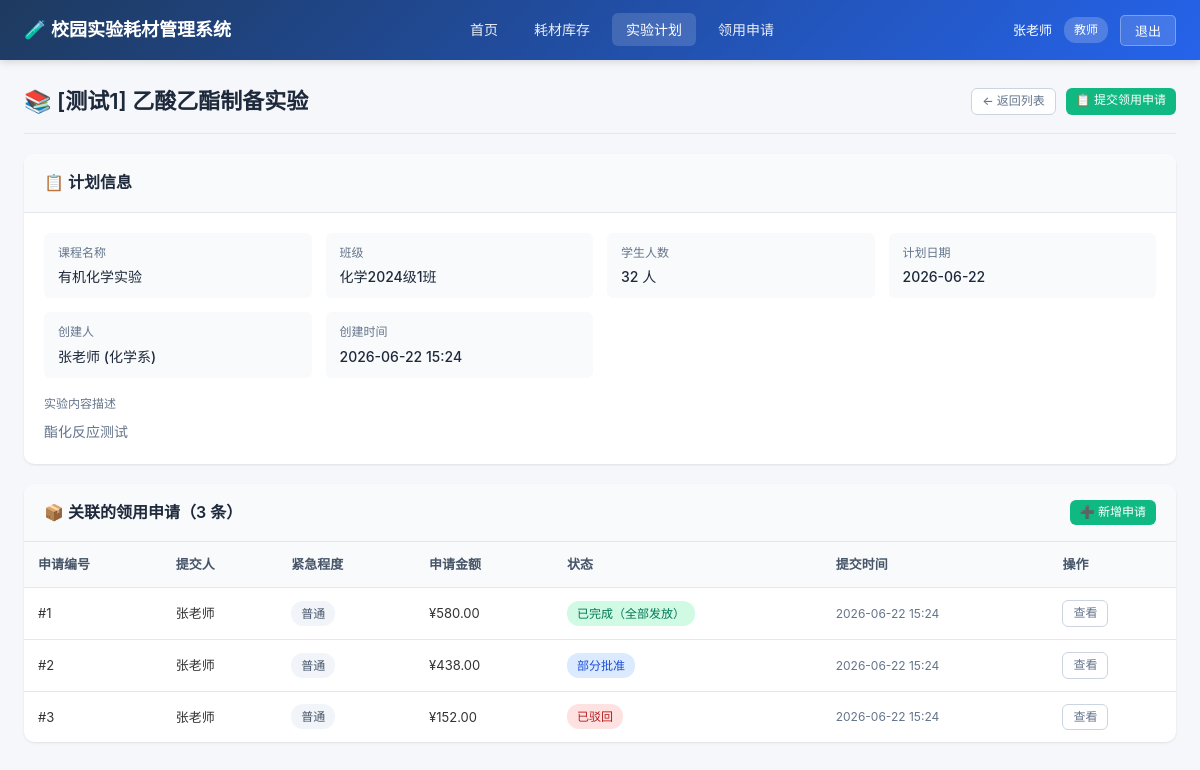
The page /plans/1 (signed in) on the database its author committed.
### models.py (models this page shows)
class User(Base):
    __tablename__ = "users"
    id = Column(Integer, primary_key=True, index=True)
    username = Column(String(50), unique=True, index=True, nullable=False)
    password = Column(String(100), nullable=False)
    full_name = Column(String(100), nullable=False)
    role = Column(String(20), nullable=False)  # teacher, keeper, director
    department = Column(String(100), default="")
    created_at = Column(DateTime, default=datetime.now)
    created_plans = relationship("ExperimentPlan", back_populates="creator")
    submitted_requests = relationship("SupplyRequest", back_populates="applicant")
    approvals = relationship("ApprovalRecord", back_populates="approver")

class ExperimentPlan(Base):
    __tablename__ = "experiment_plans"
    id = Column(Integer, primary_key=True, index=True)
    title = Column(String(200), nullable=False)
    course_name = Column(String(200), default="")
    class_name = Column(String(100), default="")
    student_count = Column(Integer, default=0)
    plan_date = Column(Date, nullable=False)
    description = Column(Text, default="")
    creator_id = Column(Integer, ForeignKey("users.id"), nullable=False)
    created_at = Column(DateTime, default=datetime.now)
    creator = relationship("User", back_populates="created_plans")
    requests = relationship("SupplyRequest", back_populates="plan")

class SupplyRequest(Base):
    __tablename__ = "supply_requests"
    id = Column(Integer, primary_key=True, index=True)
    plan_id = Column(Integer, ForeignKey("experiment_plans.id"), nullable=False)
    applicant_id = Column(Integer, ForeignKey("users.id"), nullable=False)
    status = Column(String(20), nullable=False, default="pending")
    urgency = Column(String(20), default="normal")  # normal, urgent, emergency
    total_amount = Column(Float, default=0.0)
    remark = Column(Text, default="")
    created_at = Column(DateTime, default=datetime.now)
    updated_at = Column(DateTime, default=datetime.now, onupdate=datetime.now)
    plan = relationship("ExperimentPlan", back_populates="requests")
    applicant = relationship("User", back_populates="submitted_requests")
    items = relationship("RequestItem", back_populates="request", cascade="all, delete-orphan")
    approvals = relationship("ApprovalRecord", back_populates="request", cascade="all, delete-orphan")
    issuances = relationship("SupplyIssuance", back_populates="request", cascade="all, delete-orphan")

### main.py (the view)
@app.get("/plans/{plan_id}", response_class=HTMLResponse)
async def plan_detail(
    request: Request,
    plan_id: int,
    current_user: models.User = Depends(get_current_user),
    db: Session = Depends(get_db)
):
    plan = db.query(models.ExperimentPlan).filter(models.ExperimentPlan.id == plan_id).first()
    if not plan:
        raise HTTPException(status_code=404, detail="实验计划不存在")
    return templates.TemplateResponse("plans/detail.html", {
        "request": request,
        "current_user": current_user,
        "plan": plan,
        "ROLE_MAP": ROLE_MAP
    })

### templates/plans/detail.html (shortened to what this page needs)
{% extends "base.html" %}
{% block content %}
<div class="page-header">
    <div class="page-title">📚 {{ plan.title }}</div>
    <div class="page-actions">
        <a href="/plans" class="btn btn-outline btn-sm">← 返回列表</a>
        {% if current_user.role == 'teacher' and current_user.id == plan.creator_id %}
        <a href="/requests/new?plan_id={{ plan.id }}" class="btn btn-success btn-sm">📋 提交领用申请</a>
        {% endif %}
    </div>
</div>
<div class="card">
    <div class="card-header">
        <div class="card-title">📋 计划信息</div>
    </div>
    <div class="card-body">
        <div class="detail-grid">
            <div class="detail-item">
                <div class="detail-label">课程名称</div>
                <div class="detail-value">{{ plan.course_name or '-' }}</div>
            </div>
            <div class="detail-item">
                <div class="detail-label">班级</div>
                <div class="detail-value">{{ plan.class_name or '-' }}</div>
            </div>
            <div class="detail-item">
                <div class="detail-label">学生人数</div>
                <div class="detail-value">{{ plan.student_count or 0 }} 人</div>
            </div>
            <div class="detail-item">
                <div class="detail-label">计划日期</div>
                <div class="detail-value">{{ plan.plan_date.strftime('%Y-%m-%d') }}</div>
            </div>
            <div class="detail-item">
                <div class="detail-label">创建人</div>
                <div class="detail-value">{{ plan.creator.full_name }} ({{ plan.creator.department }})</div>
            </div>
            <div class="detail-item">
                <div class="detail-label">创建时间</div>
                <div class="detail-value">{{ plan.created_at.strftime('%Y-%m-%d %H:%M') }}</div>
            </div>
        </div>
        {% if plan.description %}
        <div class="mt-2">
            <div class="detail-label mb-1">实验内容描述</div>
            <div class="text-muted" style="white-space: pre-wrap;">{{ plan.description }}</div>
        </div>
        {% endif %}
    </div>
</div>
<div class="card">
    <div class="card-header flex-between">
        <div class="card-title">📦 关联的领用申请（{{ plan.requests|length }} 条）</div>
        {% if current_user.role == 'teacher' and current_user.id == plan.creator_id %}
        <a href="/requests/new?plan_id={{ plan.id }}" class="btn btn-success btn-sm">➕ 新增申请</a>
        {% endif %}
    </div>
    <div class="table-responsive">
        <table>
            <thead>
                <tr>
                    <th>申请编号</th>
                    <th>提交人</th>
                    <th>紧急程度</th>
                    <th>申请金额</th>
                    <th>状态</th>
                    <th>提交时间</th>
                    <th>操作</th>
                </tr>
            </thead>
            <tbody>
                {% for r in plan.requests %}
                <tr>
                    <td>#{{ r.id }}</td>
                    <td>{{ r.applicant.full_name }}</td>
                    <td>
                        {% if r.urgency == 'emergency' %}
                        <span class="badge badge-danger">紧急</span>
                        {% elif r.urgency == 'urgent' %}
                        <span class="badge badge-warning">加急</span>
                        {% else %}
                        <span class="badge badge-default">普通</span>
                        {% endif %}
                    </td>
                    <td>¥{{ "%.2f"|format(r.total_amount) }}</td>
                    <td>
                        {% set cls = 'badge-pending' if r.status == 'pending' else ('badge-approved' if r.status in ['approved','partially_approved'] else ('badge-rejected' if r.status == 'rejected' else 'badge-completed')) %}
                        <span class="badge {{ cls }}">{{ STATUS_MAP.get(r.status, r.status) }}</span>
                    </td>
                    <td class="text-sm text-muted">{{ r.created_at.strftime('%Y-%m-%d %H:%M') }}</td>
                    <td><a href="/requests/{{ r.id }}" class="btn btn-outline btn-sm">查看</a></td>
                </tr>
                {% endfor %}
            </tbody>
        </table>
    </div>
</div>
{% endblock %}

### templates/base.html (shortened to what this page needs)
<!DOCTYPE html>
<html lang="zh-CN">
<head>
    <link rel="stylesheet" href="/static/style.css">
</head>
<body>
{% block navbar %}
<nav class="navbar">
    <div class="navbar-brand">
        <a href="/">🧪 校园实验耗材管理系统</a>
    </div>
    {% if current_user %}
    <ul class="navbar-nav">
        <li><a href="/" class="{% if request.url.path == '/' %}active{% endif %}">首页</a></li>
        <li><a href="/supplies" class="{% if '/supplies' in request.url.path %}active{% endif %}">耗材库存</a></li>
        {% if current_user.role == 'teacher' %}
        <li><a href="/plans" class="{% if '/plans' in request.url.path %}active{% endif %}">实验计划</a></li>
        {% endif %}
        <li><a href="/requests" class="{% if '/requests' in request.url.path %}active{% endif %}">领用申请</a></li>
    </ul>
    <div class="navbar-user">
        <span>{{ current_user.full_name }}</span>
        <span class="role-badge">{{ ROLE_MAP.get(current_user.role, current_user.role) }}</span>
        <form action="/logout" method="post">
            <button type="submit">退出</button>
        </form>
    </div>
    {% endif %}
</nav>
{% endblock %}
<div class="main-container">
    {% block content %}{% endblock %}
</div>
</body>
</html>

### static/style.css (style rules this page uses)
* { margin: 0; padding: 0; box-sizing: border-box; }
body { font-family: -apple-system, BlinkMacSystemFont, "Segoe UI", "PingFang SC", "Hiragino Sans GB", "Microsoft YaHei", sans-serif; background: #f5f7fa; color: #333; line-height: 1.6; font-size: 14px; }
a { color: #2563eb; text-decoration: none; }
.navbar { background: linear-gradient(135deg, #1e3a5f 0%, #2563eb 100%); color: white; padding: 0 24px; height: 60px; display: flex; align-items: center; justify-content: space-between; box-shadow: 0 2px 8px rgba(0, 0, 0, 0.15); position: sticky; top: 0; z-index: 100; }
.navbar-brand { font-size: 18px; font-weight: 600; display: flex; align-items: center; gap: 10px; }
.navbar-brand a { color: white; text-decoration: none; }
.navbar-nav { display: flex; align-items: center; gap: 8px; list-style: none; }
.navbar-nav a { color: rgba(255, 255, 255, 0.9); padding: 8px 14px; border-radius: 6px; font-size: 14px; transition: all 0.2s; }
.navbar-nav a:hover, .navbar-nav a.active { background: rgba(255, 255, 255, 0.15); color: white; text-decoration: none; }
.navbar-user { display: flex; align-items: center; gap: 12px; font-size: 13px; }
.navbar-user .role-badge { background: rgba(255, 255, 255, 0.2); padding: 3px 10px; border-radius: 12px; font-size: 12px; }
.navbar-user form { display: inline; }
.navbar-user button { background: rgba(255, 255, 255, 0.15); color: white; border: 1px solid rgba(255, 255, 255, 0.3); padding: 5px 14px; border-radius: 5px; cursor: pointer; font-size: 13px; transition: all 0.2s; }
.main-container { max-width: 1400px; margin: 24px auto; padding: 0 24px; }
.page-header { display: flex; justify-content: space-between; align-items: center; margin-bottom: 20px; padding-bottom: 14px; border-bottom: 1px solid #e2e8f0; }
.page-title { font-size: 22px; font-weight: 600; color: #1e293b; }
.page-actions { display: flex; gap: 10px; }
.card { background: white; border-radius: 10px; box-shadow: 0 1px 3px rgba(0, 0, 0, 0.06), 0 1px 2px rgba(0, 0, 0, 0.04); margin-bottom: 20px; overflow: hidden; }
.card-header { padding: 16px 20px; background: #f8fafc; border-bottom: 1px solid #e2e8f0; display: flex; justify-content: space-between; align-items: center; }
.card-title { font-size: 16px; font-weight: 600; color: #1e293b; }
.card-body { padding: 20px; }
table { width: 100%; border-collapse: collapse; }
table th, table td { padding: 12px 14px; text-align: left; border-bottom: 1px solid #e2e8f0; font-size: 13px; }
table th { background: #f8fafc; font-weight: 600; color: #475569; white-space: nowrap; }
table tbody tr:last-child td { border-bottom: none; }
.table-responsive { overflow-x: auto; }
.badge { display: inline-block; padding: 3px 10px; border-radius: 12px; font-size: 12px; font-weight: 500; white-space: nowrap; }
.badge-approved { background: #dbeafe; color: #1d4ed8; }
.badge-rejected { background: #fee2e2; color: #b91c1c; }
.badge-completed { background: #d1fae5; color: #047857; }
.badge-default { background: #f1f5f9; color: #475569; }
.btn { display: inline-block; padding: 7px 16px; border-radius: 6px; font-size: 13px; font-weight: 500; border: none; cursor: pointer; transition: all 0.2s; text-decoration: none; line-height: 1.4; }
.btn-success { background: #10b981; color: white; }
.btn-outline { background: white; color: #64748b; border: 1px solid #cbd5e1; }
.btn-sm { padding: 4px 10px; font-size: 12px; }
.detail-grid { display: grid; grid-template-columns: repeat(auto-fit, minmax(240px, 1fr)); gap: 14px; }
.detail-item { padding: 10px 14px; background: #f8fafc; border-radius: 6px; }
.detail-label { font-size: 12px; color: #64748b; margin-bottom: 4px; }
.detail-value { font-size: 14px; color: #1e293b; font-weight: 500; }
.text-muted { color: #64748b; }
.text-sm { font-size: 12px; }
.mt-2 { margin-top: 16px; }
.mb-1 { margin-bottom: 8px; }
.flex-between { display: flex; justify-content: space-between; align-items: center; }

### rows shown on the page
User: full_name "张老师", get "教师", creator.full_name "张老师", creator.department "化学系"
ExperimentPlan: title "[测试1] 乙酸乙酯制备实验", course_name "有机化学实验", class_name "化学2024级1班", student_count "32", plan_date "2026-06-22", created_at "2026-06-22 15:24", description "酯化反应测试"
SupplyRequest: id "1", applicant.full_name "张老师", urgency "普通", total_amount "580.00", get "已完成（全部发放）", created_at "2026-06-22 15:24"
SupplyRequest: id "2", applicant.full_name "张老师", urgency "普通", total_amount "438.00", get "部分批准", created_at "2026-06-22 15:24"
SupplyRequest: id "3", applicant.full_name "张老师", urgency "普通", total_amount "152.00", get "已驳回", created_at "2026-06-22 15:24"

### other values the page prints
{{ plan.requests|length }} "3"
